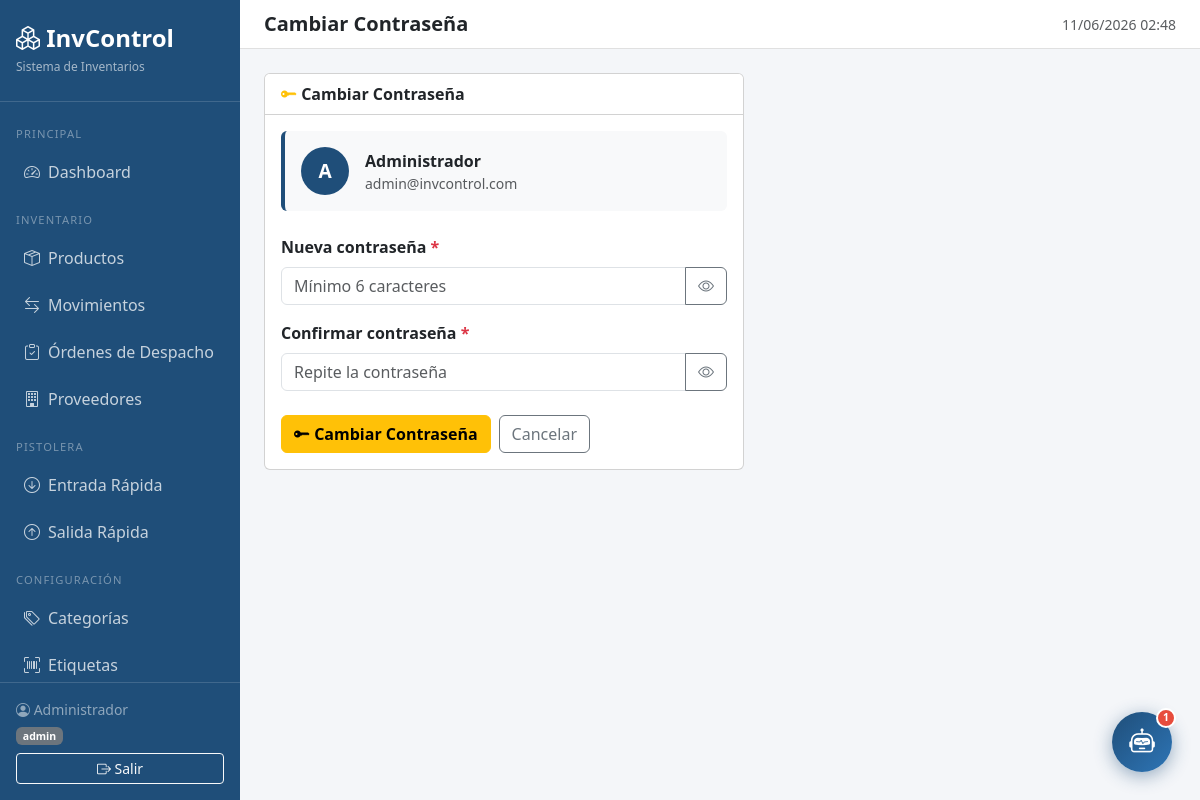
The app's page /?page=usuarios&action=password&id=1 (signed in) with its own data.
### tables this page shows
CREATE TABLE IF NOT EXISTS usuarios (
    id            INT AUTO_INCREMENT PRIMARY KEY,
    nombre        VARCHAR(100)  NOT NULL,
    email         VARCHAR(150)  NOT NULL UNIQUE,
    password_hash VARCHAR(255)  NOT NULL,
    rol           ENUM('admin','operador') NOT NULL DEFAULT 'operador',
    activo        TINYINT(1)    NOT NULL DEFAULT 1,
    created_at    DATETIME      NOT NULL DEFAULT CURRENT_TIMESTAMP
);

### app/controllers/UsuarioController.php (called while the page is built, shortened)
<?php
class UsuarioController {
    private PDO $db;
    public function __construct() {
        $this->db = Database::getConnection();
    }
    public function handle(string $action, string $rol): void {
        match ($action) {
            'index'          => $this->index(),
            'crear'          => $this->formCrear(),
            'guardar'        => $this->guardar(),
            'editar'         => $this->formEditar(),
            'actualizar'     => $this->actualizar(),
            'password'       => $this->formPassword(),
            'cambiarPassword'=> $this->cambiarPassword(),
            'toggleActivo'   => $this->toggleActivo(),
            'permisos'       => $this->formPermisos(),
            'guardarPermisos'=> $this->guardarPermisos(),
            default          => $this->index(),
        };
    }
    private function formPassword(): void {
        $id = (int)($_GET['id'] ?? 0);
        $stmt = $this->db->prepare("SELECT id, nombre, email FROM usuarios WHERE id = ?");
        $stmt->execute([$id]);
        $usuario = $stmt->fetch();
        require_once __DIR__ . '/../views/usuarios/password.php';
    }
}

### index.php (called while the page is built, shortened)
<?php
require_once __DIR__ . '/config/database.php';
require_once __DIR__ . '/app/helpers/Permisos.php';
require_once __DIR__ . '/app/controllers/UsuarioController.php';
$page   = $_GET['page']   ?? 'dashboard';
$action = $_GET['action'] ?? 'index';
$rol = $_SESSION['rol'] ?? 'operador';
match ($page) {
    'dashboard'   => (new AuthController())->dashboard(),
    'productos'   => (new ProductoController())->handle($action, $rol),
    'movimientos' => (new MovimientoController())->handle($action, $rol),
    'categorias'  => (new CategoriaController())->handle($action, $rol),
    'proveedores' => (new ProveedorController())->handle($action, $rol),
    'reportes'    => (new ReporteController())->handle($action, $rol),
    'scanner'     => (new ScannerController())->handle($action, $rol),
    'usuarios'    => (new UsuarioController())->handle($action, $rol),
    'despachos'   => (new DespachoController())->handle($action, $rol),
    default       => (new AuthController())->dashboard(),
};

### config/database.php (called while the page is built, shortened)
<?php
class Database {
    private static ?PDO $instance = null;
    public static function getConnection(): PDO {
        if (self::$instance === null) {
            $dsn = "mysql:host=" . DB_HOST . ";dbname=" . DB_NAME . ";charset=" . DB_CHARSET;
            $options = [
                PDO::ATTR_ERRMODE            => PDO::ERRMODE_EXCEPTION,
                PDO::ATTR_DEFAULT_FETCH_MODE => PDO::FETCH_ASSOC,
                PDO::ATTR_EMULATE_PREPARES   => false,
            ];
            try {
                self::$instance = new PDO($dsn, DB_USER, DB_PASS, $options);
            } catch (PDOException $e) {
                die(json_encode(['error' => 'Error de conexión a la base de datos: ' . $e->getMessage()]));
            }
        }
        return self::$instance;
    }
}

### app/views/usuarios/password.php (the view, shortened to what this page needs)
<?php require_once __DIR__ . '/../layouts/header.php'; ?>
<div class="card" style="max-width:480px">
    <div class="card-header bg-white fw-semibold">
        <i class="bi bi-key-fill text-warning"></i> Cambiar Contraseña
    </div>
    <div class="card-body">
        <div class="d-flex align-items-center gap-3 p-3 rounded mb-4"
             style="background:#f8f9fa;border-left:4px solid #1F4E79">
            <div style="width:48px;height:48px;border-radius:50%;background:#1F4E79;display:flex;align-items:center;justify-content:center;color:#fff;font-weight:700;font-size:1.2rem">
                <?= strtoupper(substr($usuario['nombre'], 0, 1)) ?>
            </div>
            <div>
                <div class="fw-semibold"><?= htmlspecialchars($usuario['nombre']) ?></div>
                <div class="text-muted small"><?= htmlspecialchars($usuario['email']) ?></div>
            </div>
        </div>
        <form method="POST"
              action="<?= APP_URL ?>/?page=usuarios&action=cambiarPassword">
            <div class="mb-3">
                <label class="form-label fw-semibold">
                    Nueva contraseña <span class="text-danger">*</span>
                </label>
                <div class="input-group">
                    <input type="password" name="new_password" id="pwd1"
                           class="form-control" required minlength="6"
                           placeholder="Mínimo 6 caracteres">
                    <button type="button" class="btn btn-outline-secondary"
                            onclick="togglePwd('pwd1','eye1')">
                        <i class="bi bi-eye" id="eye1"></i>
                    </button>
                </div>
            </div>
            <div class="mb-4">
                <label class="form-label fw-semibold">
                    Confirmar contraseña <span class="text-danger">*</span>
                </label>
                <div class="input-group">
                    <input type="password" name="confirmar_password" id="pwd2"
                           class="form-control" required minlength="6"
                           placeholder="Repite la contraseña">
                    <button type="button" class="btn btn-outline-secondary"
                            onclick="togglePwd('pwd2','eye2')">
                        <i class="bi bi-eye" id="eye2"></i>
                    </button>
                </div>
            </div>
            <div class="d-flex gap-2">
                <button type="submit" class="btn btn-warning fw-semibold" id="btnGuardar">
                    <i class="bi bi-key-fill"></i> Cambiar Contraseña
                </button>
                <a href="<?= APP_URL ?>/?page=usuarios" class="btn btn-outline-secondary">
                    Cancelar
                </a>
            </div>
        </form>
    </div>
</div>
<?php require_once __DIR__ . '/../layouts/footer.php'; ?>

### app/views/layouts/header.php (style rules this page uses)
:root { --sidebar-w: 240px; --primary: #1F4E79; --primary-light: #2E75B6; }
body { background: #f4f6f9; font-family: 'Segoe UI', sans-serif; }

### records on screen
usuarios: nombre "A", nombre "Administrador", email "admin@invcontrol.com"

### other values on screen
$_SESSION['nombre'] "Administrador"
$_SESSION['rol'] "admin"
$pageTitle "Cambiar Contraseña"
